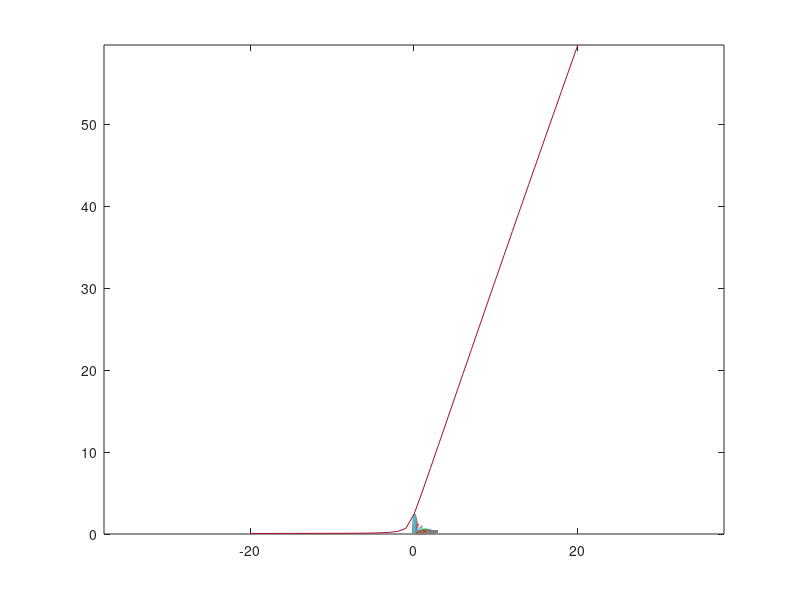

MATLAB code to generate this figure: (Note: this script raises an error after producing the figure.)
clear

plot(0:.1:1,0:.1:1,'r--'),hold on
gammas = [-20:20]%:.1:1];%-.69;
for gi = 1:length(gammas)
    delta_input = 5;
    sigma_L1 = 16;
    gamma = gammas(gi);
    targ = 1;

    tau = 1;
    dt = .005;
    Nitr = 5000;

    N1 = 101;
    ang = linspace(-90,90,N1);

    gp = normpdf(ang,delta_input/2,sigma_L1)';
    gm = normpdf(ang,-delta_input/2,sigma_L1)';
    gp = gp/max(gp);%;/norm(gp);
    gm = gm/max(gm);%;/norm(gm);

    d = gp - gm;

    v = d'*gp;

    alpha = 0;
    beta = 0;

    s = zeros(Nitr,2);
    for t = 1:Nitr


        bdot = 1/tau*((targ - v*beta*(1 + 2*alpha))*(1 + 2*alpha) + 2*gamma*beta*(targ.^2 - (v*beta*(1 + 2*alpha)).^2));
        adot = 1/tau*beta*(targ - v*beta*(1 + 2*alpha));


        alpha = alpha + adot*dt;
        beta = beta + bdot*dt;

        s(t,:) = [alpha beta];

    end
    plot(s(:,1),s(:,2),'linewidth',2)
    axis equal
    hold on
    
    layer_ratio(gi) = beta/alpha;
    
end

%%

plot(gammas,layer_ratio)


%%

%(2*t + 2*gamma*targ*x + 2*gamma*v*x^2 + 4*gamma*v*x^2*t + 1)/x
%(2*t + 2*gamma*targ*x + (2*gamma*v + 4*gamma*v*t)*x^2 + 1)/x

%(1 + 2*t)*x^-1 + 2*gamma*targ + (2*gamma*v + 4*gamma*v*t)*x

%take it in pieces? suppose gamma = 0. Then have
%db*x = (1+2*t)dt or 1/2x^2 = t + t^2 so f(t) = sqrt(2*(t + t^2)). Then 

%dx/dt = 1/2*(2*(t + t^2))^(-1/2)*2*(1 + 2t) = (2*(t + t^2))^(-1/2)*(1 + 2t)=(1+2*t)/f(t), works!

%maybe f(t) = sqrt(2*(t + t^2)) + 2*gamma*targ*t. I think that works.

%%
syms t gamma targ v

f = sqrt(2*(t + t^2)) + 2*gamma*targ*t + C*exp(2*gamma*v*(t + t^2));
diff(f,t)


(2*gamma*v + 4*gamma*v*t)*x
log(x) = 2*gamma*v*(t + t^2) + C

g = C*exp(2*gamma*v*(t + t^2))

